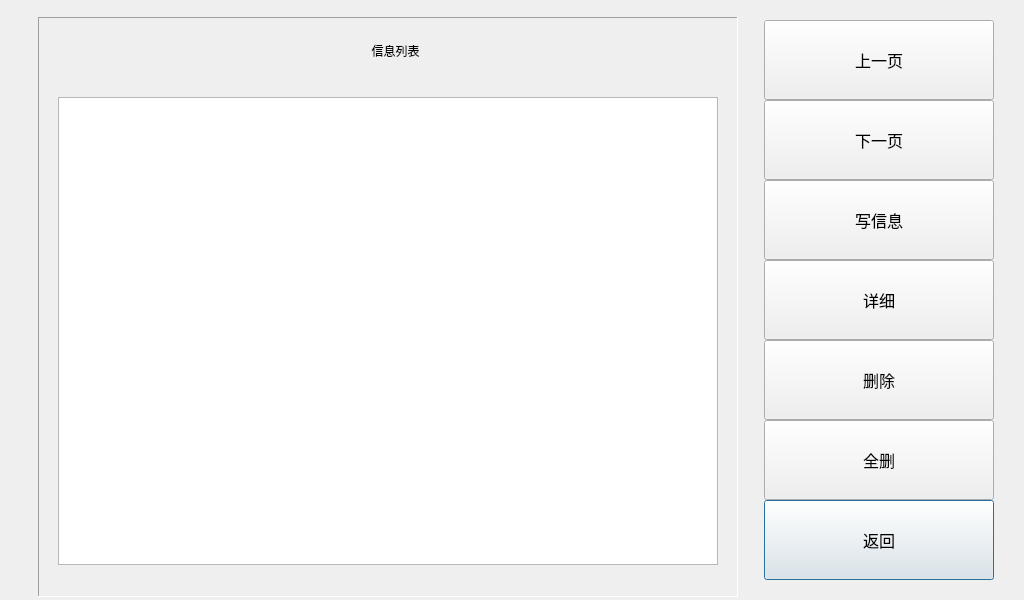
<?xml version="1.0" encoding="UTF-8"?>
<ui version="4.0">
 <class>InfoManMainDialog</class>
 <widget class="QDialog" name="InfoManMainDialog">
  <property name="geometry">
   <rect>
    <x>0</x>
    <y>0</y>
    <width>1024</width>
    <height>600</height>
   </rect>
  </property>
  <property name="windowTitle">
   <string>信息管理</string>
  </property>
  <widget class="QTableView" name="tableViewInfoList">
   <property name="geometry">
    <rect>
     <x>58</x>
     <y>97</y>
     <width>660</width>
     <height>468</height>
    </rect>
   </property>
   <property name="font">
    <font>
     <family>AlArabiya</family>
     <pointsize>12</pointsize>
    </font>
   </property>
   <property name="focusPolicy">
    <enum>Qt::NoFocus</enum>
   </property>
   <property name="verticalScrollBarPolicy">
    <enum>Qt::ScrollBarAlwaysOff</enum>
   </property>
   <property name="horizontalScrollBarPolicy">
    <enum>Qt::ScrollBarAlwaysOff</enum>
   </property>
   <property name="gridStyle">
    <enum>Qt::NoPen</enum>
   </property>
  </widget>
  <widget class="CommonPushButton" name="pushButtonInfoManMainReturn">
   <property name="geometry">
    <rect>
     <x>764</x>
     <y>500</y>
     <width>230</width>
     <height>80</height>
    </rect>
   </property>
   <property name="font">
    <font>
     <family>AlArabiya</family>
     <pointsize>12</pointsize>
    </font>
   </property>
   <property name="text">
    <string>返回</string>
   </property>
  </widget>
  <widget class="CommonPushButton" name="pushButtonInfoManMainPrev">
   <property name="geometry">
    <rect>
     <x>764</x>
     <y>20</y>
     <width>230</width>
     <height>80</height>
    </rect>
   </property>
   <property name="font">
    <font>
     <family>AlArabiya</family>
     <pointsize>12</pointsize>
    </font>
   </property>
   <property name="text">
    <string>上一页</string>
   </property>
  </widget>
  <widget class="CommonPushButton" name="pushButtonInfoManMainNext">
   <property name="geometry">
    <rect>
     <x>764</x>
     <y>100</y>
     <width>230</width>
     <height>80</height>
    </rect>
   </property>
   <property name="font">
    <font>
     <family>AlArabiya</family>
     <pointsize>12</pointsize>
    </font>
   </property>
   <property name="text">
    <string>下一页</string>
   </property>
  </widget>
  <widget class="CommonPushButton" name="pushButtonInfoManMainDetail">
   <property name="geometry">
    <rect>
     <x>764</x>
     <y>260</y>
     <width>230</width>
     <height>80</height>
    </rect>
   </property>
   <property name="font">
    <font>
     <family>AlArabiya</family>
     <pointsize>12</pointsize>
    </font>
   </property>
   <property name="text">
    <string>详细</string>
   </property>
  </widget>
  <widget class="CommonPushButton" name="pushButtonInfoManMainDel">
   <property name="geometry">
    <rect>
     <x>764</x>
     <y>340</y>
     <width>230</width>
     <height>80</height>
    </rect>
   </property>
   <property name="font">
    <font>
     <family>AlArabiya</family>
     <pointsize>12</pointsize>
    </font>
   </property>
   <property name="text">
    <string>删除</string>
   </property>
  </widget>
  <widget class="QLabel" name="label_title">
   <property name="geometry">
    <rect>
     <x>140</x>
     <y>25</y>
     <width>511</width>
     <height>51</height>
    </rect>
   </property>
   <property name="font">
    <font>
     <family>,white</family>
     <weight>50</weight>
     <italic>false</italic>
     <bold>false</bold>
    </font>
   </property>
   <property name="text">
    <string>信息列表</string>
   </property>
   <property name="alignment">
    <set>Qt::AlignCenter</set>
   </property>
  </widget>
  <widget class="CommonPushButton" name="pushButtonInfoManMainWrite">
   <property name="geometry">
    <rect>
     <x>764</x>
     <y>180</y>
     <width>230</width>
     <height>80</height>
    </rect>
   </property>
   <property name="font">
    <font>
     <family>AlArabiya</family>
     <pointsize>12</pointsize>
    </font>
   </property>
   <property name="text">
    <string>写信息</string>
   </property>
  </widget>
  <widget class="CommonPushButton" name="pushButtonInfoManMainDelAll">
   <property name="geometry">
    <rect>
     <x>764</x>
     <y>420</y>
     <width>230</width>
     <height>80</height>
    </rect>
   </property>
   <property name="font">
    <font>
     <family>AlArabiya</family>
     <pointsize>12</pointsize>
    </font>
   </property>
   <property name="text">
    <string>全删</string>
   </property>
  </widget>
  <widget class="QFrame" name="framePanel">
   <property name="geometry">
    <rect>
     <x>38</x>
     <y>17</y>
     <width>700</width>
     <height>580</height>
    </rect>
   </property>
   <property name="frameShape">
    <enum>QFrame::Panel</enum>
   </property>
   <property name="frameShadow">
    <enum>QFrame::Sunken</enum>
   </property>
  </widget>
  <zorder>framePanel</zorder>
  <zorder>pushButtonInfoManMainReturn</zorder>
  <zorder>pushButtonInfoManMainPrev</zorder>
  <zorder>pushButtonInfoManMainNext</zorder>
  <zorder>pushButtonInfoManMainDetail</zorder>
  <zorder>pushButtonInfoManMainDel</zorder>
  <zorder>label_title</zorder>
  <zorder>pushButtonInfoManMainWrite</zorder>
  <zorder>pushButtonInfoManMainDelAll</zorder>
  <zorder>tableViewInfoList</zorder>
 </widget>
 <layoutdefault spacing="6" margin="11"/>
 <customwidgets>
  <customwidget>
   <class>CommonPushButton</class>
   <extends>QPushButton</extends>
   <header>commonpushbutton.h</header>
  </customwidget>
 </customwidgets>
 <tabstops>
  <tabstop>pushButtonInfoManMainPrev</tabstop>
  <tabstop>pushButtonInfoManMainNext</tabstop>
  <tabstop>pushButtonInfoManMainWrite</tabstop>
  <tabstop>pushButtonInfoManMainDetail</tabstop>
  <tabstop>pushButtonInfoManMainDel</tabstop>
  <tabstop>pushButtonInfoManMainDelAll</tabstop>
  <tabstop>pushButtonInfoManMainReturn</tabstop>
 </tabstops>
 <resources/>
 <connections/>
</ui>
